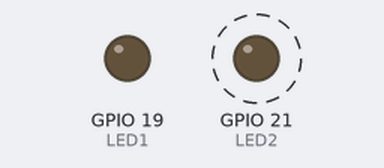
Bench run of a sketch on a simulated ESP32. Parts: output pins drawn as LEDs (lit = HIGH). Dashed ring = blinking.

Above: at 0.2 s.
At 3.7 s:
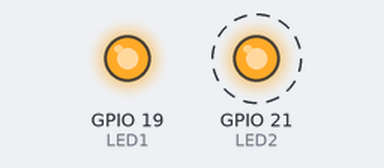
Timing chart, 0 to 5.2 s (numbered marks = the images above):
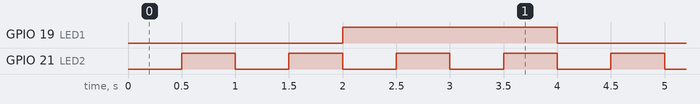

The sketch:

Lab1Part1.ino
```cpp
// Filename: Lab1Part1.ino
// Author: Dhruv Naik
// Date: 01/12/2026
// Description: This file controls the blinking of 2 LEDs on an ESP32 at different frequencies

// ============================= Global Variables =======================================
// frequencies of blinking
unsigned long interval1 = 2000;  // LED1: 2 seconds
unsigned long interval2 = 500;   // LED2: 0.5 seconds

//time since the previous state
unsigned long prev1 = 0;
unsigned long prev2 = 0;

//the LEDs current state
bool state1 = LOW;
bool state2 = LOW;

// ============================= Setup =======================================
void setup() {
  pinMode(19, OUTPUT); //LED1
  pinMode(21, OUTPUT); //LED2
}

// ============================= Loop =======================================
void loop() {
  unsigned long now = millis();

  //LED1
  if (now - prev1 >= interval1) { //(now - prev) is the time since the last change
    prev1 = now;
    state1 = !state1; //change LED state
    digitalWrite(19, state1);
  }

  //LED2 (same logic as LED1)
  if (now - prev2 >= interval2) {
    prev2 = now;
    state2 = !state2;
    digitalWrite(21, state2);
  }
}
```

Measured:
- by itself, GPIO 19 (LED1): alternates HIGH for 2.0 s and LOW for 2.0 s
- by itself, GPIO 21 (LED2): alternates HIGH for 0.50 s and LOW for 0.50 s
